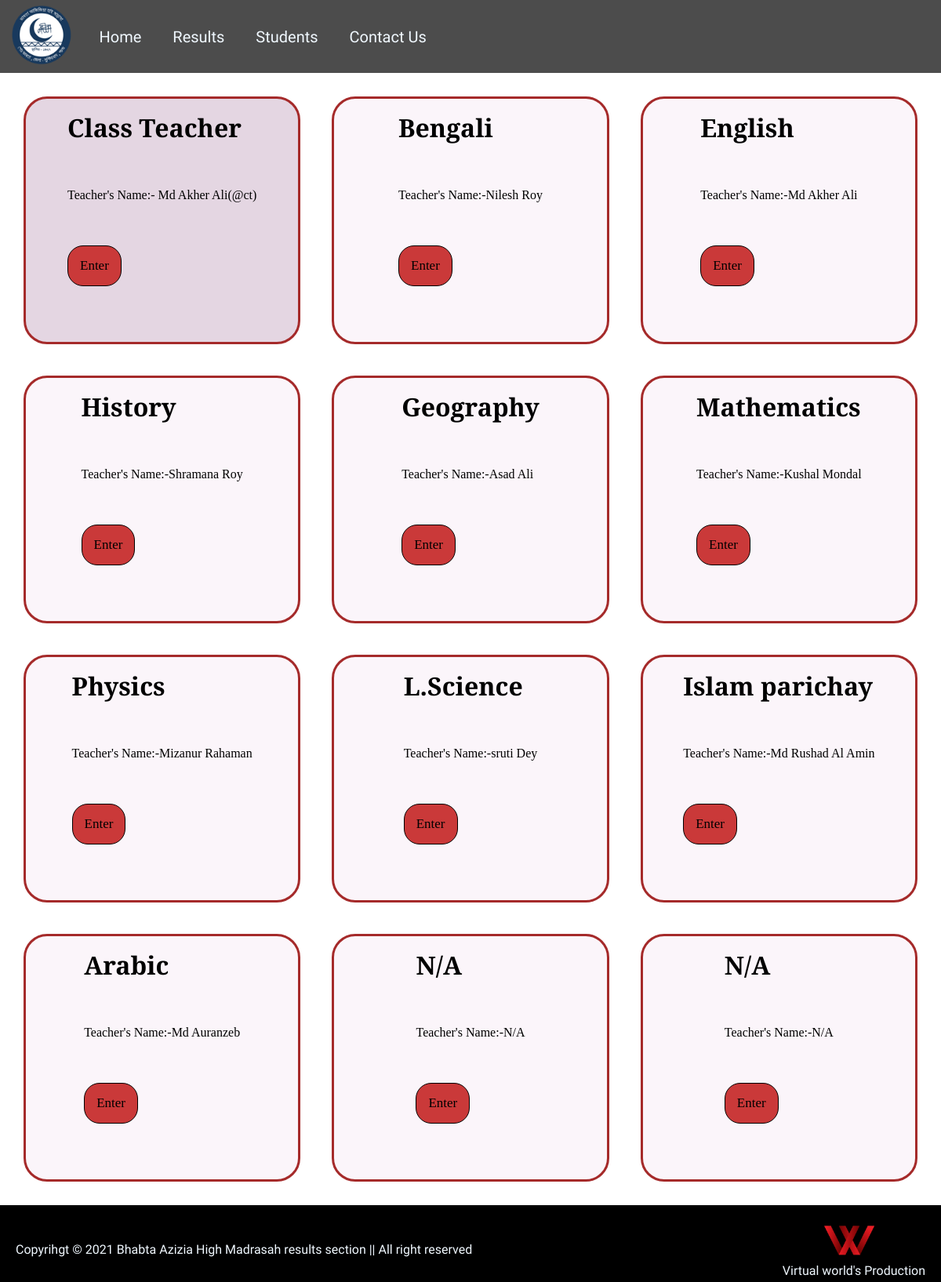
The app's page /teachers.php with its own data.
### tables this page shows
CREATE TABLE `teachers` (
  `sl_no` int(10) NOT NULL,
  `name` varchar(60) NOT NULL,
  `subject` varchar(50) NOT NULL,
  `u_name` varchar(80) NOT NULL,
  `password` varchar(50) NOT NULL,
  `desc(only for database)` varchar(1000) NOT NULL
);

### teachers.php (the view, shortened to what this page needs)
<!DOCTYPE html>
<html lang="en">
<head>
    <link rel="stylesheet" href="css/head_foot.css">
    <link rel="stylesheet" href="css/teachers.css">
    <link rel="stylesheet" media="screen and (max-width: 780px)" href="css/tab_head_foot.css">
    <link rel="stylesheet" media="screen and (max-width: 460px)" href="css/phone_head_foot.css">
</head>
<body>
    <?php require "partial/header.php";?>
    <div id="container">
        <?php
         require "partial/db_connect.php";
         $sql="SELECT * FROM `teachers` where `sl_no` = '1'";
         $result=mysqli_query($connect,$sql);
         while ($row=mysqli_fetch_assoc($result)) {
             $name= $row['name'];
        echo
        '<div class="box" id="classteacher">
            <h1>Class Teacher</h1>
            <p>Teacher\'s Name:- '.$name.'</p>
            <div class="button">
                <button class="btn"><a href="login.php">Enter</a></button>
            </div>
        </div>';
         }
        ?>
        <?php
         require "partial/db_connect.php";
         $sql="SELECT * FROM `teachers` where `sl_no`!='1'";
         $result=mysqli_query($connect,$sql);
         while ($row=mysqli_fetch_assoc($result)) {
             $name= $row['name'];
             $subject=$row['subject'];
        echo
        '<div class="box">
            <h1>'.$subject.'</h1>
            <p>Teacher\'s Name:-'.$name.'</p>
            <div class="button">
                <button class="btn"><a href="login.php">Enter</a></button>
            </div>
        </div>';
        }
        ?>
    </div>
    <?php require "partial/footer.php";?>
</body>
</html>

### partial/header.php
<nav id="navbar">
        <div id="logo">
            <img src="img/logo.png" alt="BAHMSC_logo">
        </div>
        <ul>
            <li id="item"><a href="index.php">Home</a></li>
            <li id="item"><a href="marksheet_search.php">Results</a></li>
            <li id="item"><a href="Student_classes.php">Students</a></li>
            <li id="item"><a href="contact.php">Contact Us</a></li>
        </ul>
    </nav>

### partial/footer.php
<footer>
        <div class="crihgt">
            <p id="copyp">Copyrihgt &copy; 2021 Bhabta Azizia High Madrasah results section || All right reserved</p>
            <div class="logo">
                <img src="img/logo1.png" alt="Virtual World logo">
                <p>Virtual world's Production</p>
            </div>
        </div>
    </footer>

### css/head_foot.css (style rules this page uses)
* { margin: 0px; padding: 0px; }
#navbar { display: flex; align-items: center; position: sticky; top: 0px; }
#navbar::before { content: ""; background-color: black; position: absolute; top: 0px; left: 0px; height: 100%; width: 100%; z-index: -1; opacity: 0.7; }
#logo { margin: 7px 15px; }
#logo img { height: 75px; }
#navbar ul { display: flex; }
#navbar ul li { list-style: none; }
#navbar ul li a { text-decoration: none; margin: 20px; font-size: 20px; color: aliceblue; font-family: 'Baloo Bhai 2', cursive; }
footer { background-color: black; color: aliceblue; padding-top: 20px; padding-bottom: 5px; font-family: 'Baloo Bhai 2', cursive; }
.logo { margin-right: 20px; }
.logo img { height: 50px; margin-left: 51px; }
.crihgt { display: flex; justify-content: space-between; }
#copyp { display: flex; align-items: center; justify-content: center; padding-left: 20px; }

### css/teachers.css (style rules this page uses)
* { margin: 0px; padding: 0px; }
#container { display: grid; grid-gap: 2.5rem; grid-template-columns: repeat(auto-fit, minmax(300px ,1fr)); margin: 30px; }
.box { display: grid; justify-content: center; border: 3px solid brown; background-color: rgb(226 195 225 / 16%); height: 280px; padding: 15px; border-radius: 30px; font-family: 'Bree Serif', serif; }
.btn { border: 1px solid black; padding: 15px; margin-right: 43px; border-radius: 20px; background: #ca3939; font-size: 17px; }
.btn a { text-decoration: none; color: black; font-family: 'Bree Serif', serif; }
div#classteacher { background-color: #e4d6e2; }

### css/tab_head_foot.css (style rules this page uses)
#navbar { flex-direction: column; }
#logo img { height: 65px; }
#navbar ul li a { margin: 25px; font-size: 18px; }
.crihgt { flex-direction: column; justify-content: center; align-items: center; }
.logo { margin-right: 0px; margin-top: 20px; }

### css/phone_head_foot.css (style rules this page uses)
#navbar ul li a { margin: 9px; font-size: 14px; }

### records on screen
teachers: name "Md Akher Ali(@ct)"
teachers: subject "Bengali", name "Nilesh Roy"
teachers: subject "English", name "Md Akher Ali"
teachers: subject "History", name "Shramana Roy"
teachers: subject "Geography", name "Asad Ali"
teachers: subject "Mathematics", name "Kushal Mondal"
teachers: subject "Physics", name "Mizanur Rahaman"
teachers: subject "L.Science", name "sruti Dey"
teachers: subject "Islam parichay", name "Md Rushad Al Amin"
teachers: subject "Arabic", name "Md Auranzeb"
teachers: subject "N/A", name "N/A"
teachers: subject "N/A", name "N/A"
